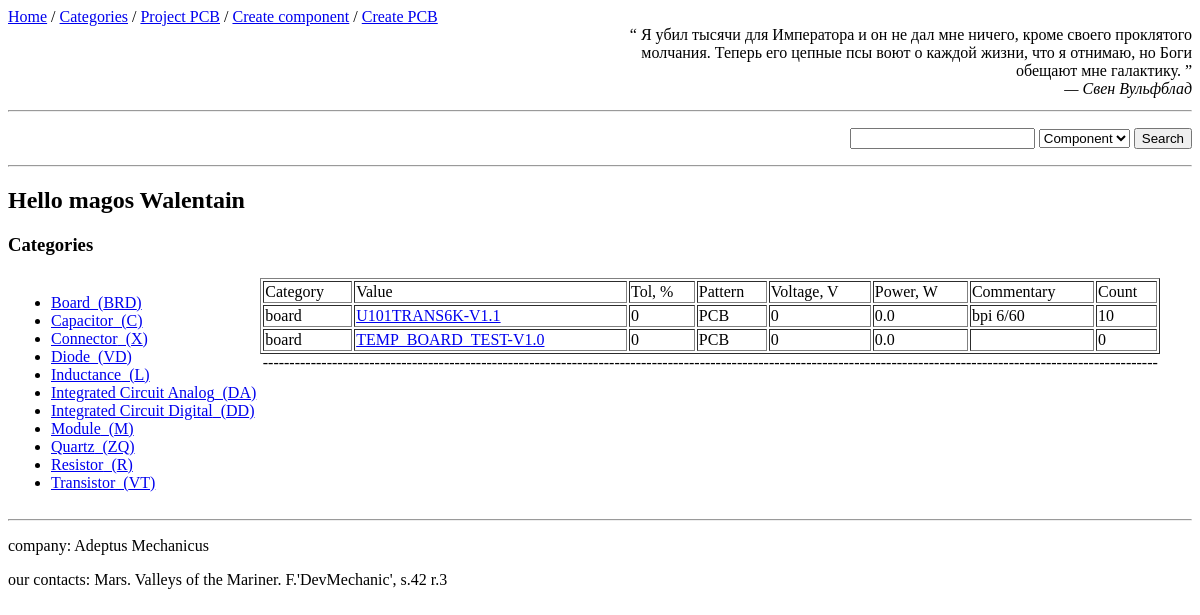
/categories/board, run on the app's committed database.
### app_comp/models.py (models this page shows, shortened)
class Category(db.Model):
    __tablename__ = 'categories'
    id = db.Column(db.Integer, primary_key=True)
    name = db.Column(db.String(128), unique=True, index=True, nullable=False)
    refdes = db.Column(db.String(15), nullable=False)
    components = db.relationship('Component', backref='category',
                                 cascade='all, delete',)

class Component(db.Model):
    __tablename__ = 'components'
    id = db.Column(db.Integer, primary_key=True)
    value = db.Column(db.String(128), index=True, nullable=False)
    tolerance = db.Column(db.Float, default=None)   # %
    voltage = db.Column(db.Integer, default=None)  # V
    power = db.Column(db.Float, default=None)   # W
    count = db.Column(db.Integer, default=0)
    comment = db.Column(db.Text)
    category_name = db.Column(db.String(128), db.ForeignKey("categories.name"))
    pattern_name = db.Column(db.String(128), db.ForeignKey("patterns.name"))
    pcboards = db.relationship("AssociatedCompPcb",
                               back_populates='component')
    def get_parameters_as_dict(self) -> dict:
        return {"category": self.category_name,
                "value": self.value,
                "tol, %": self.tolerance,
                "pattern": self.pattern_name,
                "voltage, V": self.voltage,
                "power, W": self.power,
                "commentary": self.comment,
                "count": self.count
                }

### app_comp/views.py (the view)
@app.route('/categories/<string:type_category>', methods=['get'])
def categories(type_category='menu'):
    all_cat = crud.read_table_sorted(Category, Category.name)
    category = type_category
    if category != 'menu':
        components_from_category = dbt.get_components_from_category(category, Component)
        if components_from_category:
            return render_template("categories.html",
                                   title='Categories',
                                   all_categories=all_cat,
                                   components_of_category=components_from_category)
    return render_template("categories.html",
                               title='Categories',
                               all_categories=all_cat)

### app_comp/forms.py
class SearchForm(FlaskForm):
    value = StringField("Serach value:", validators=[DataRequired()])
    type_search = SelectField("type", choices=['Component', 'PCBoard', 'Pattern'],
                              validators=[DataRequired()],
                              default='Component')
    search = SubmitField('Search')

### app_comp/tools/database_tools.py (called while the page is built)
def get_components_from_category(category, *args):
    filter_param = Component.category_name == category
    cat_components = db.session.query(*args).filter(filter_param).all()
    return cat_components

    def read_table_sorted(self, table, sorted_param):
        return self.db.session.query(table).order_by(sorted_param).all()

### app_comp/tools/quotes.py (called while the page is built)
def get_json_data(path_):
    with open(path_, 'r') as json_object:
        json_data = json.load(json_object)
    return json_data

def random_quote(path=path_to_json):
    quotes = get_json_data(path)
    return random.choice(quotes)

### app_comp/views.py (called while the page is built)
@app.before_request
def base():
    g.form_search = SearchForm()
    temp_bd['quote'] = random_quote()
    temp_bd['user'] = 'magos Walentain'
    g.bd = temp_bd

### app_comp/templates/categories.html (shortened to what this page needs)
{% extends 'base.html'%}
{% block content %}
<h3> {{title}}</h3>
<table>
    <tr>
    <td valign="top" align="left">{% include "categories_part/category_menu.html" %}</td>
    <td valign="top" align="center" width="800px">{% include "categories_part/category_content.html" %}</td>
    </tr>
</table>
{% endblock %}

### app_comp/templates/categories_part/category_menu.html (shortened to what this page needs)
<ul>
    {% for cat in all_categories %}
        <li>
            <a href="{{ url_for('categories', type_category=cat.name) }}">
                {{cat.name|title}}_({{cat.refdes}})
            </a>
         </li>
    {% endfor %}
</ul>

### app_comp/templates/macros.html (shortened to what this page needs)
{% macro show_comps_as_table(components_object) %}
{% if components_object %}
    <table align="center" border="1px" width="900">
    <tr>
        {% for key in components_object[0].get_parameters_as_dict().keys() %}
            <td>{{ key.title() }}</td>
        {% endfor %}
    </tr>
    {% for c in components_object %}
    <tr>
    {% for item in c.get_parameters_as_dict().items() %}
        {% if item[0]=='value' or item[0]=='name'%}
            <td>
            <a href="{{url_for('change_component', id_component=c.id)}}">{{item[1]}}</a>
            </td>
        {% else %}
            <td> {{item[1]}}</td>
        {% endif %}
    {% endfor %}
    </tr>
    {% endfor %}
    </table>
{% else %}
    <p>Not exists</p>
{% endif %}
{% endmacro %}

### data on the page
Category: name "Board", refdes "BRD"
Category: name "Capacitor", refdes "C"
Category: name "Connector", refdes "X"
Category: name "Diode", refdes "VD"
Category: name "Inductance", refdes "L"
Category: name "Integrated Circuit Analog", refdes "DA"
Category: name "Integrated Circuit Digital", refdes "DD"
Category: name "Module", refdes "M"
Category: name "Quartz", refdes "ZQ"
Category: name "Resistor", refdes "R"
Category: name "Transistor", refdes "VT"
Component: category_name "board", value "U101TRANS6K-V1.1", item "0" "0" "10", pattern_name "PCB", power "0.0", comment "bpi 6/60"
Component: category_name "board", value "TEMP_BOARD_TEST-V1.0", item "0" "0" "0", pattern_name "PCB", power "0.0", tolerance 0 (drawn)

### other printed values
{{ g.bd.quote[0] }} "Я убил тысячи для Императора и он не дал мне ничего, кроме своего проклятого молчания. Теперь его цепные псы воют о каждой жизни, что я отнимаю, но Боги обещают мне галактику."
{{ g.bd.quote[1] }} "— Свен Вульфблад"
{{ g.bd.user }} "magos Walentain"
{{ title }} "Categories"
{{ key.title() }} "Category" "Value" "Tol, %" "Pattern" "Voltage, V" "Power, W" "Commentary" "Count"
{{ '-'*168 }} "------------------------------------------------------------------------------------------------------------------------------------------------------------------------"
{{ g.bd.company }} "Adeptus Mechanicus"
{{ g.bd.contacts }} "Mars. Valleys of the Mariner. F.'DevMechanic', s.42 r.3"
